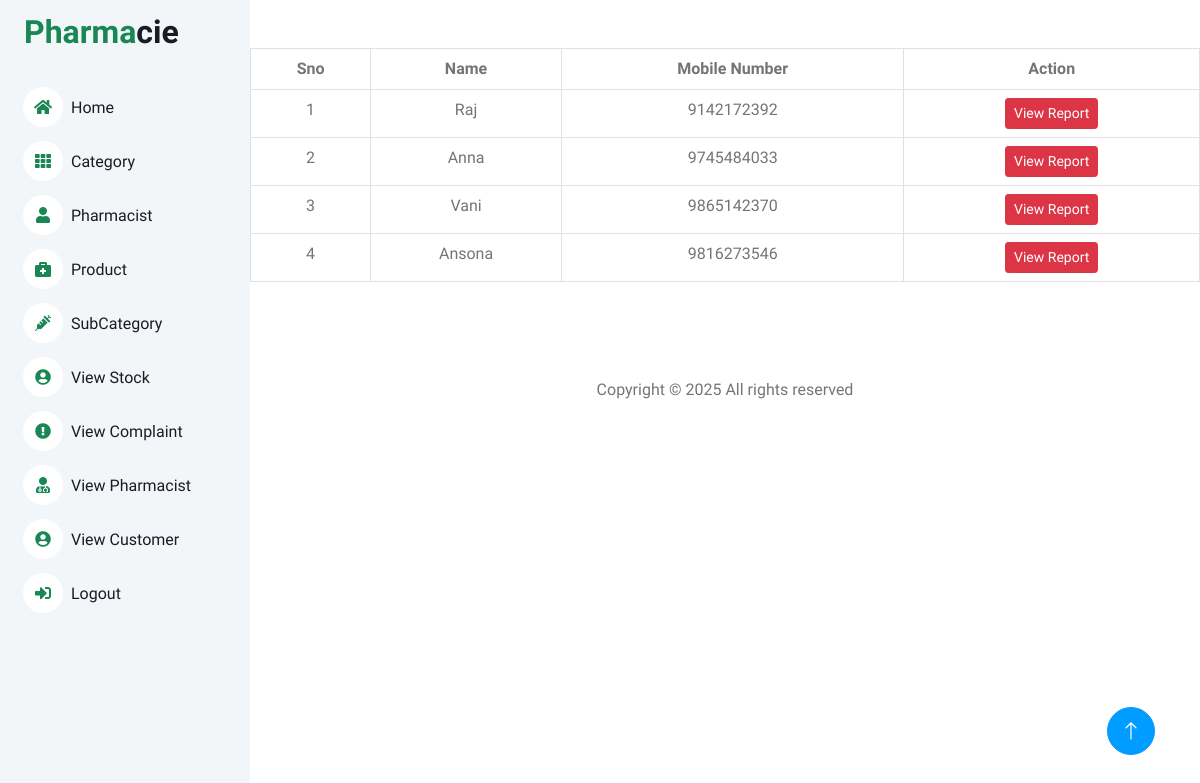
Screenshot of /Project/Admin/ViewCustomer.php with the database file from the repository.
### tables this page shows
CREATE TABLE `tbl_user` (
  `user_id` int(11) NOT NULL,
  `user_name` varchar(50) NOT NULL,
  `user_mob` varchar(10) NOT NULL
);

### Project/Admin/ViewCustomer.php (the view, shortened to what this page needs)
<?php
include("Head.php");
include("../Assets/Connection/Connection.php");
?>
<!DOCTYPE html PUBLIC "-//W3C//DTD XHTML 1.0 Transitional//EN" "http://www.w3.org/TR/xhtml1/DTD/xhtml1-transitional.dtd">
<html xmlns="http://www.w3.org/1999/xhtml">
<head>
</head>
<body>
    <div class="mt-5">
        <table class="table table-bordered">
            <thead class="thead-dark">
                <tr align="center">
                    <th scope="col">Sno</th>
                    <th scope="col">Name</th>
                    <th scope="col">Mobile Number</th>
                    <th scope="col">Action</th>
                </tr>
            </thead>
            <tbody>
                <?php
                $SelQry = "Select * from tbl_user";
                $result = $con->query($SelQry);
                $i = 0;
                while ($data = $result->fetch_assoc()) {
                    $i++;
                ?>
                    <tr align="center">
                        <td><?php echo $i; ?></td>
                        <td><?php echo $data["user_name"]; ?></td>
                        <td><?php echo $data["user_mob"]; ?></td>
                        <td>
                            <a href="ViewIndividualReport.php?did=<?php echo $data["user_id"]; ?>" class="btn btn-danger btn-sm">View Report </a>
                        </td>
                    </tr>
                <?php
                }
                ?>
            </tbody>
        </table>
    </div>
</body>
</html>
<?php
include("Foot.php");
?>

### Project/Assets/Templates/Admin/css/style.css (style rules this page uses)
:root { --primary: #009CFF; --light: #F3F6F9; --dark: #191C24; }
.btn { transition: .5s; }

### rows the page displays
tbl_user: user_name "Raj", user_mob "9142172392"
tbl_user: user_name "Anna", user_mob "9745484033"
tbl_user: user_name "Vani", user_mob "9865142370"
tbl_user: user_name "Ansona", user_mob "9816273546"
